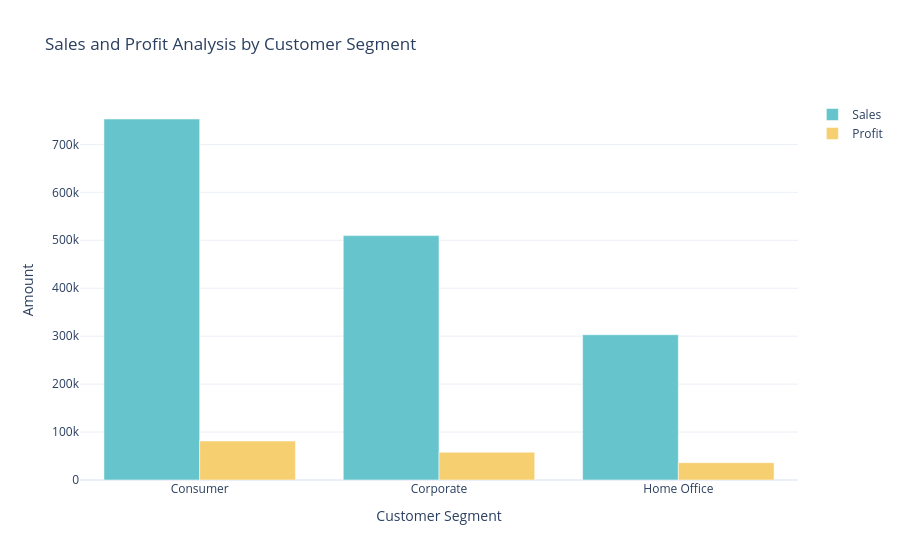

Write notebook code for a chart like this one.
### Markdown cell above
# Sales and Profit Analysis by Customer Segment

### Code cell
sales_profit_by_segment = data.groupby('Segment').agg({'Sales': 'sum', 'Profit': 'sum'}).reset_index()

color_palette = colors.qualitative.Pastel

fig = go.Figure()
fig.add_trace(go.Bar(x=sales_profit_by_segment['Segment'], 
                     y=sales_profit_by_segment['Sales'], 
                     name='Sales',
                     marker_color=color_palette[0]))

fig.add_trace(go.Bar(x=sales_profit_by_segment['Segment'], 
                     y=sales_profit_by_segment['Profit'], 
                     name='Profit',
                     marker_color=color_palette[1]))

fig.update_layout(title='Sales and Profit Analysis by Customer Segment',
                  xaxis_title='Customer Segment', yaxis_title='Amount')

fig.show()

### Figure 1 — Plotly figure (JSON) as saved in the notebook; plotly's stock layout.template omitted (floating-point values rounded to 4 significant figures)
{"data": [{"marker": {"color": "rgb(102, 197, 204)"}, "name": "Sales", "type": "bar", "x": ["Consumer", "Corporate", "Home Office"], "y": [753000.0, 509700.0, 303100.0]}, {"marker": {"color": "rgb(246, 207, 113)"}, "name": "Profit", "type": "bar", "x": ["Consumer", "Corporate", "Home Office"], "y": [81340.0, 57810.0, 36120.0]}], "layout": {"autosize": true, "title": {"text": "Sales and Profit Analysis by Customer Segment"}, "xaxis": {"autorange": true, "range": [-0.5, 2.5], "title": {"text": "Customer Segment"}, "type": "category"}, "yaxis": {"autorange": true, "range": [0, 792600.0], "title": {"text": "Amount"}, "type": "linear"}}}
